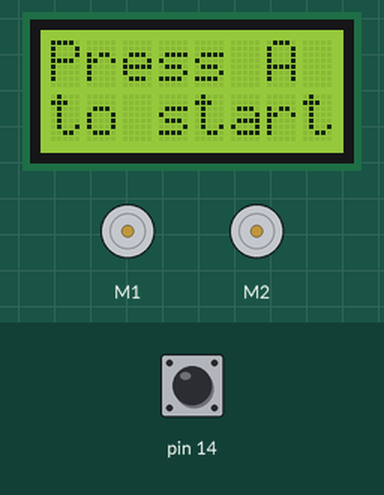
The sketch below on a simulated Arduino Leonardo, built with avr-gcc and run on an emulated ATmega32U4. On the bench: 8×2 character LCD, 2 × DC motor (green arrow = forward, orange = backward, longer = faster). Inputs (shaded band) come from the test bench; at power-on: pin 14 HIGH. Random numbers use the default seed unless the sketch sets one.

Above: at 0.8 s.
0.9 s: pin 14 pulled LOW for 0.15 s
At 2.5 s:
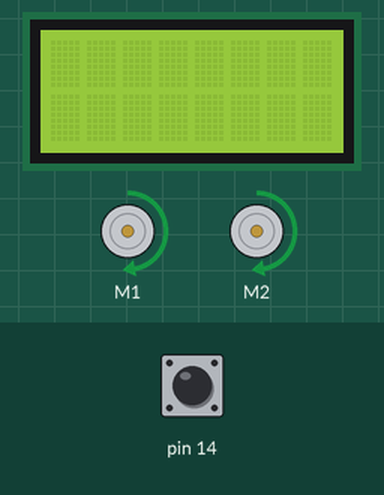
At 7.6 s:
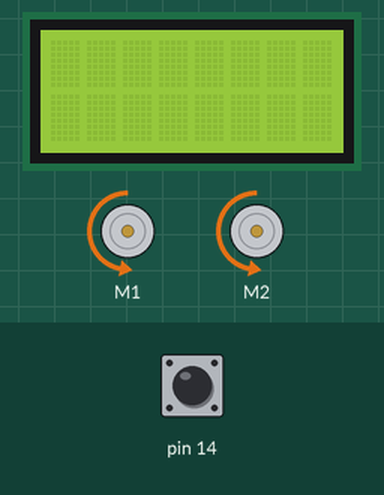
Timing chart, 0 to 16.0 s (numbered marks = the images above; inputs shaded):
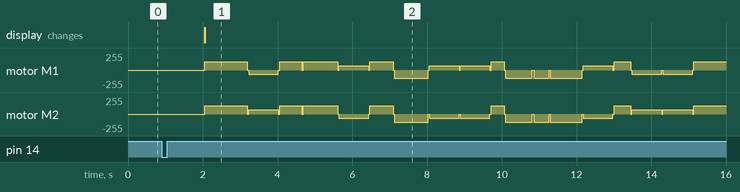

Measured:
- after the input at 0.9 s, the display: changes after 1.2 s (image 1)

The sketch:

Pololu_random_trip.ino
```cpp
#include <Zumo32U4.h> //Including Zumo library

//Calling motors, buttonA og LCD
Zumo32U4Motors motors;
Zumo32U4ButtonA buttonA;
Zumo32U4LCD lcd;

int randomDir = 0;
int randomDur = 0;

void setup() {
  Serial.begin(9600);
  randomSeed(analogRead(0));
  // writing to LCD
  lcd.clear();
  lcd.print("Press A");
  lcd.gotoXY(0,1);
  lcd.print("to start");
  //wait for the button to be pressed
  buttonA.waitForButton();
  randomDir = random(1, 5);
  randomDur = random(2000);
  //waiting for the user to get away
  delay(1000);
  //clearing the LCD
  lcd.clear();
}

void loop() {
  //turning on the green led
  ledGreen(1);
  speed(randomDir);
  motors.setSpeeds(0,0);
  delay(30);
  randomDir = random(1, 5);
  randomDur = random(300,1000);
 }

 void speed(int x){
  if( x == 1){
    motors.setSpeeds(200, 200);
    delay(randomDur);
  }
  if( x == 2){
    motors.setSpeeds(-200, -200);
    delay(randomDur);
  }
  if( x == 3){
    motors.setSpeeds(-100, 100);
    delay(795);
  }
  if( x == 4){
    motors.setSpeeds(100, -100);
    delay(795);
  }
 }
```
